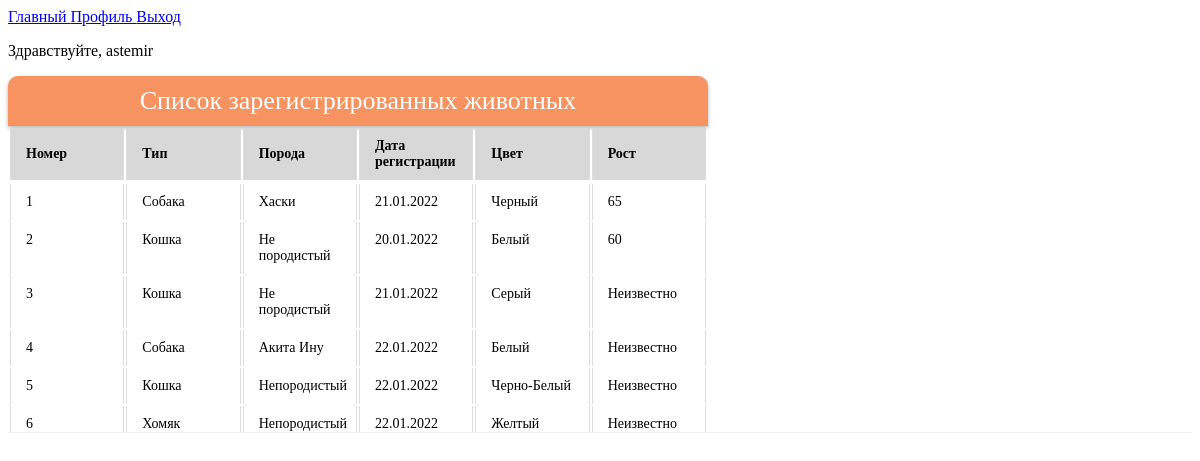
Screenshot of /profile (signed in) with the database file from the repository.
### db.py (models this page shows)
class Users(UserMixin, db.Model):
    id = db.Column(db.Integer, primary_key=True, autoincrement=True)
    username = db.Column(db.String(100), unique=True)
    password = db.Column(db.String(100))

class AnimalList(db.Model):
    id = db.Column(db.Integer, primary_key=True, autoincrement=True)
    type_code = db.Column(db.Integer, db.ForeignKey('animal.code'))
    date = db.Column(db.Date)
    color = db.Column(db.String(25))
    height = db.Column(db.Integer)

class Animal(db.Model):
    code = db.Column(db.Integer, primary_key=True)
    name = db.Column(db.String(50), unique=True)
    animal_family = db.Column(db.String(50))

### main.py (the view)
@main.route('/profile')
@login_required
def profile():
    animal_list = query_db.select_animals_list()
    return render_template("profile.html", name=current_user.username, animal_list=animal_list)

### app.py (called while the page is built)
def create_app():
    app = Flask(__name__)
    app.config['SECRET_KEY'] = 'rh63nvG7fj9v0?;DAdj1#'
    app.config['SQLALCHEMY_DATABASE_URI'] = 'sqlite:///db.sqlite'
    app.config['SQLALCHEMY_TRACK_MODIFICATIONS'] = False
    db.init_app(app)
    login_manager = LoginManager()
    login_manager.login_view = 'auth.login'
    login_manager.init_app(app)
    from db import Users
    @login_manager.user_loader
    def load_user(user_id):
        return Users.query.get(int(user_id))
    from auth import auth as auth_blueprint
    app.register_blueprint(auth_blueprint)
    from main import main as main_blueprint
    app.register_blueprint(main_blueprint)
    return app

### query_db.py (called while the page is built)
def select_animals_list():
    conn = sqlite3.connect("db.sqlite")
    cursor = conn.cursor()
    cursor.execute("""select animal_list.id, animal.name, animal_list.breed, animal_list.date, animal_list.color, animal_list.height
                    from animal_list
                    join animal on animal.code = animal_list.type_code""")
    data = cursor.fetchall()
    return data

### templates/profile.html
{% extends "base.html" %}
{% block stylesheets %}
  <link href="./static/css/profile.css" rel="stylesheet">
{% endblock %}
{% block content %}
<p>Здравствуйте, {{ name }}</p>
<div class="table">
	<table>
		<caption>Список зарегистрированных животных</caption>
		<thead>
			<tr>
				<th>Номер</th>
				<th>Тип</th>
				<th>Порода</th>
				<th>Дата регистрации</th>
				<th>Цвет</th>
				<th>Рост</th>
			</tr>
		</thead>
	</table>
	<div class="table-body">
		<table>
			<tbody>
				{% for item in animal_list %}
					<tr>
						<td>{{ item[0] }}</td>
						<td>{{ item[1] }}</td>
						<td>{{ item[2] }}</td>
						<td>{{ item[3] }}</td>
						<td>{{ item[4] }}</td>
						<td>{{ item[5] }}</td>
					</tr>
				{% endfor %}
			</tbody>
		</table>
	</div>
</div>
{% endblock %}

### templates/base.html (shortened to what this page needs)
<!DOCTYPE html>
<html>
<head>
    {% block stylesheets %}
    {% endblock %}
</head>
<body>
    <header>
        <a href="{{ url_for('main.index') }}">
            Главный
        </a>
        {% if current_user.is_authenticated %}
        <a href="{{ url_for('main.profile') }}">
            Профиль
        </a>
        {% endif %}
        {% if current_user.is_authenticated %}
        <a href="{{ url_for('auth.logout') }}">
            Выход
        </a>
        {% endif %}
    </header>
    <main>
        {% block content %}
        {% endblock %}
    </main>
</body>
</html>

### static/css/profile.css (style rules this page uses)
.table-body { height: 250px; overflow-x: auto; margin-top: 0px; margin-bottom: 20px; border-bottom: 1px solid #eee; }
.table table { width: 700px; table-layout: fixed; border: none; }
.table caption { background: #F79361; border-top-left-radius: 10px; border-top-right-radius: 10px; padding: 10px; box-shadow: 0 2px 4px 0 rgba(0,0,0,.3); color: white; font-family: "Roboto Slab",serif; font-style: normal; font-size: 26px; text-align: center; margin: 0; }
.table thead th { font-weight: bold; text-align: left; border: none; padding: 10px 15px; background: #d8d8d8; font-size: 14px; border-left: 1px solid #ddd; border-right: 1px solid #ddd; }
.table tbody td { text-align: left; border-left: 1px solid #ddd; border-right: 1px solid #ddd; padding: 10px 15px; font-size: 14px; vertical-align: top; }

### rows the page displays
Users: username "astemir"
AnimalList: id "1", name "Собака", breed "Хаски", date "21.01.2022", color "Черный", height "65"
AnimalList: id "2", name "Кошка", breed "Не породистый", date "20.01.2022", color "Белый", height "60"
AnimalList: id "3", name "Кошка", breed "Не породистый", date "21.01.2022", color "Серый", height "Неизвестно"
AnimalList: id "4", name "Собака", breed "Акита Ину", date "22.01.2022", color "Белый", height "Неизвестно"
AnimalList: id "5", name "Кошка", breed "Непородистый", date "22.01.2022", color "Черно-Белый", height "Неизвестно"
AnimalList: id "6", name "Хомяк", breed "Непородистый", date "22.01.2022", color "Желтый", height "Неизвестно"
